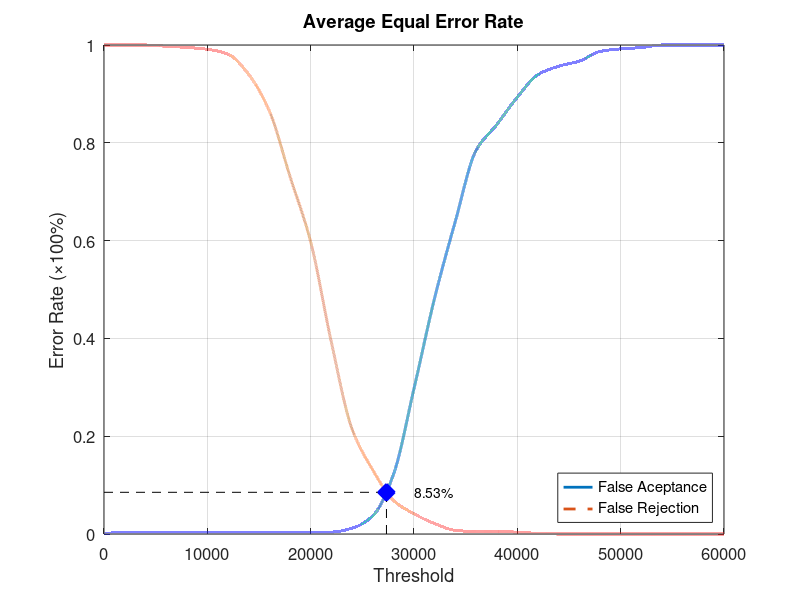
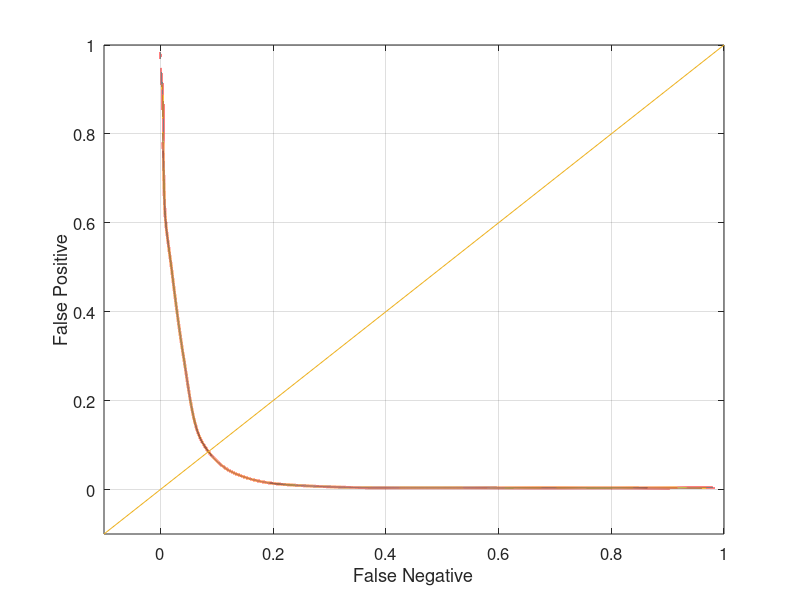

Source code (MATLAB) for these figures, in order:
function yEER = Experiment3Average
close all;
clear;
clc;
x = 0:2000:60000;
xq = 0:0.5:60000;

y0 = [0 0.00394737 0.00394737 0.00394737 0.00394737 0.00394737 0.00394737 0.00394737 0.00394737 0.00394737 0.00394737 0.00394737 0.0118421 0.0368421 0.121053 0.297368 0.482895 0.639474 0.784211 0.836842 0.893421 0.939474 0.956579 0.967105 0.986842 0.992105 0.994737 1 1 1 1];
yy0 = interp1(x, y0, xq, 'pchip');
y1 = [1 1 1 0.9975 0.995 0.99125 0.98125 0.94 0.865 0.73125 0.5975 0.3925 0.215 0.13125 0.06875 0.04125 0.02125 0.0075 0.005 0.005 0.00375 0.00125 0 0 0 0 0 0 0 0 0];
yy1 = interp1(x, y1, xq, 'pchip');

% Calculating EER: 
y2 = abs(y0 - y1);
find(y2 == min(y2))
yy2 = abs(yy0 - yy1);
xEER = find(yy2 == min(yy2));
xEERIndex = xq(xEER) % X-axis EER
yEER = yy0(xEER) % Y-axis EER

main = figure
plot(xq, yy0,'-','LineWidth', 2);	hold on
plot(xq, yy1,'--','LineWidth', 2);	hold on
plot([xEERIndex xEERIndex], [0 yEER], 'k--');	hold on
plot([0 xEERIndex], [yEER yEER], 'k--');	hold on
plot(xEERIndex, yEER, 'bx', 'LineWidth', 10);	hold on
text(xEERIndex + 10 * xEERIndex / 100, yEER, [num2str(round((10000 * yEER)) / 100) '%'])
legend('False Aceptance', 'False Rejection', 'Location', 'SouthEast')
xlabel('Threshold')
ylabel('Error Rate (\times100%)')
title('Average Equal Error Rate')
set(gca, 'FontSize', 12)
axis([0 60000 0 1])
grid on

print(main, 'Experiment3AverageMain', '-dpng');
FNRxFPR = figure('Color', [1 1 1]);
plot(yy1, yy0, '-', yy1, yy0, 'LineWidth', 2);
hold on
y = -0.1:0.1:1
plot(y, y); 
set(gca, 'FontSize', 12)
xlabel('False Negative')
ylabel('False Positive')
axis([-0.1 1 -0.1 1])
set(gca, 'FontSize', 12)
grid on

print(FNRxFPR, 'Experiment3AverageFNRxFPR','-dpng');
end
